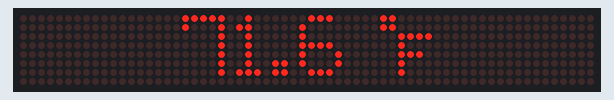
This sketch was run on a simulated Arduino Uno, built with avr-gcc and run on an emulated ATmega328P. Parts: 64×8 LED matrix.

Above: at 0.1 s.

The sketch:

8_Text_addChar.ino
```cpp
#include <MD_Parola.h>
#include <MD_MAX72xx.h>
#include <SPI.h>
/*
 Hello
 I design developer tools for embedded electronic systems. You can buy my projects design files.
 https://www.altiumdesignerprojects.com
*/
#define CS_PIN        10
#define MAX_DEVICES   8
#define HARDWARE_TYPE MD_MAX72XX:: PAROLA_HW

MD_Parola P = MD_Parola(HARDWARE_TYPE, CS_PIN, MAX_DEVICES);

char displayBuffer[12];

uint8_t degC[] = { 6, 3, 3, 56, 68, 68, 68 };  // Deg C
uint8_t degF[] = { 6, 3, 3, 124, 20, 20, 4 };  // Deg F

byte i = 0;

void setup(){

  P.begin();
  P.addChar('$', degC);
  P.addChar('&', degF);

}

void loop(){

  if(P.displayAnimate()){

   //strcpy(displaybuffer, "22.50 $");   //  cantigrad

   strcpy(displayBuffer, "71.6 &");      //  fahre

   P.displayText(displayBuffer , PA_CENTER, 0, 0, PA_PRINT, PA_NO_EFFECT);

  }

}
```
